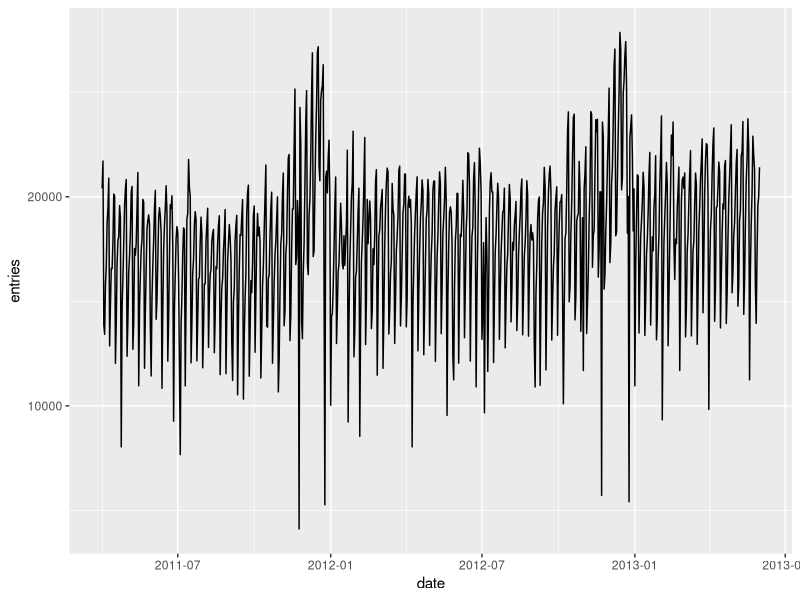
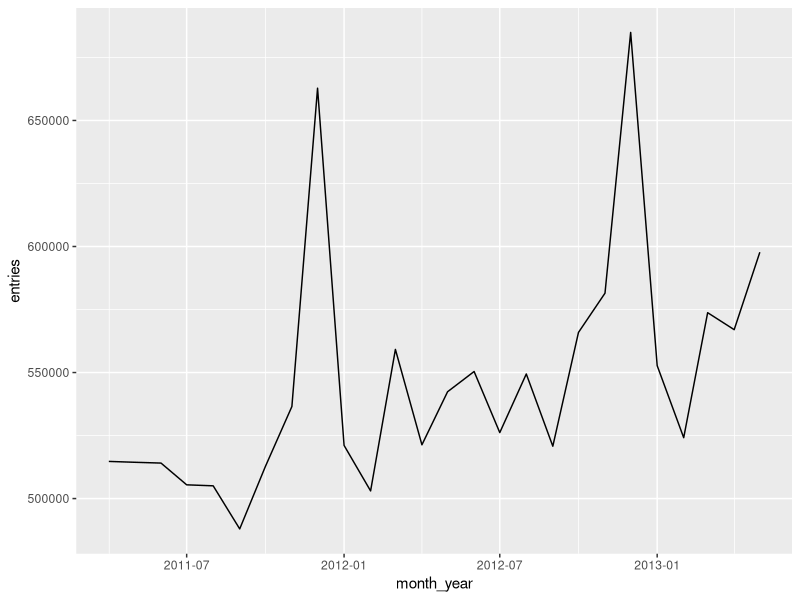
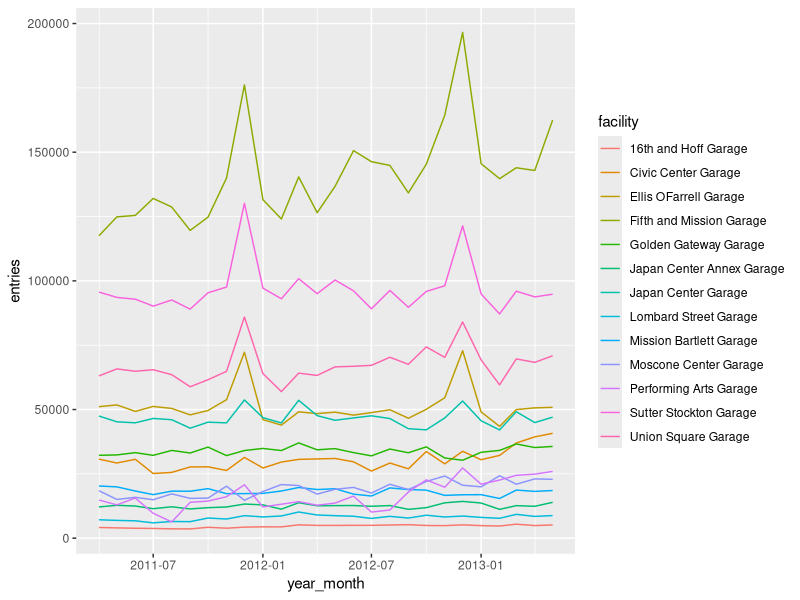
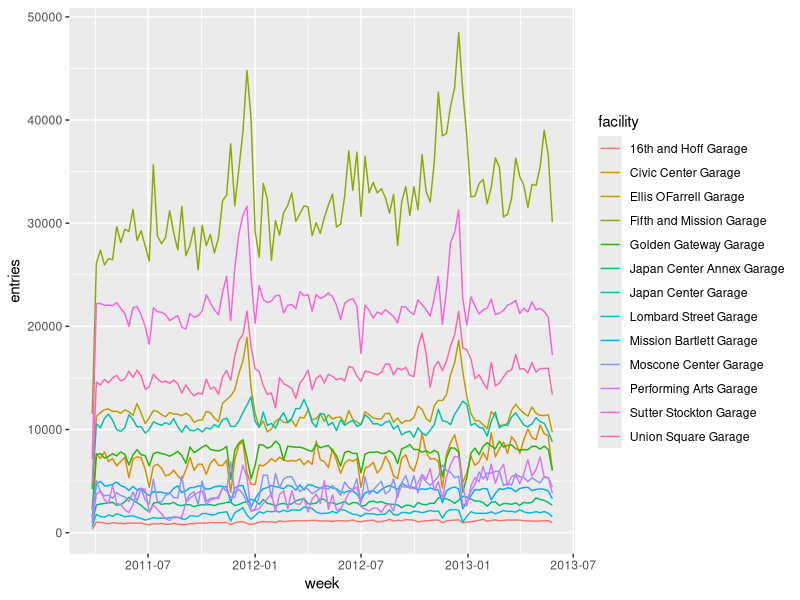
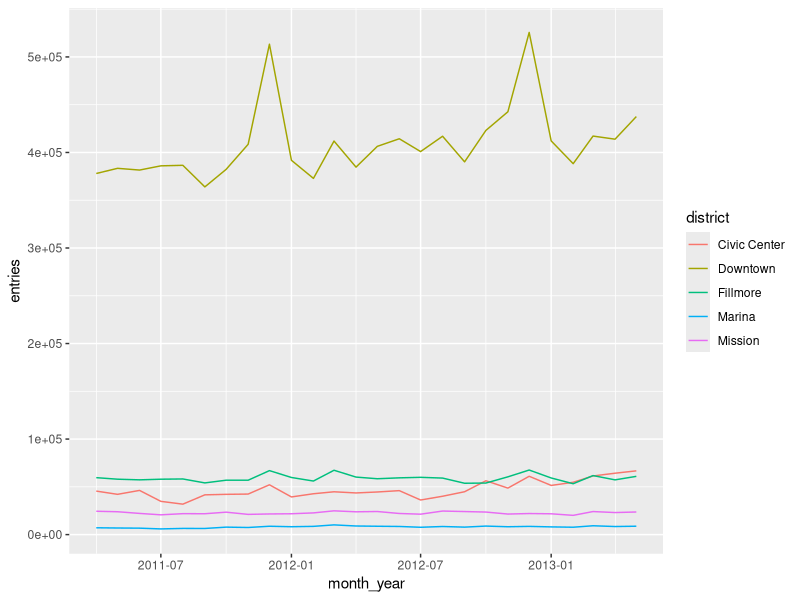
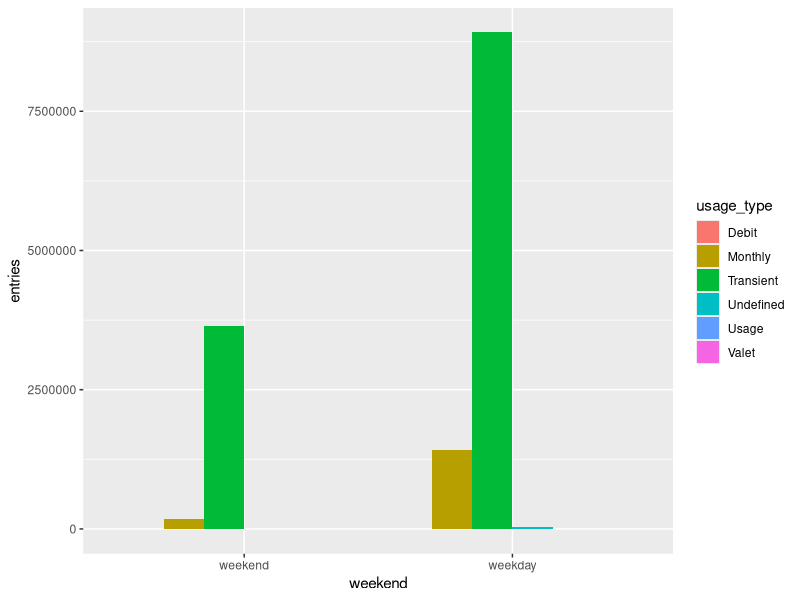
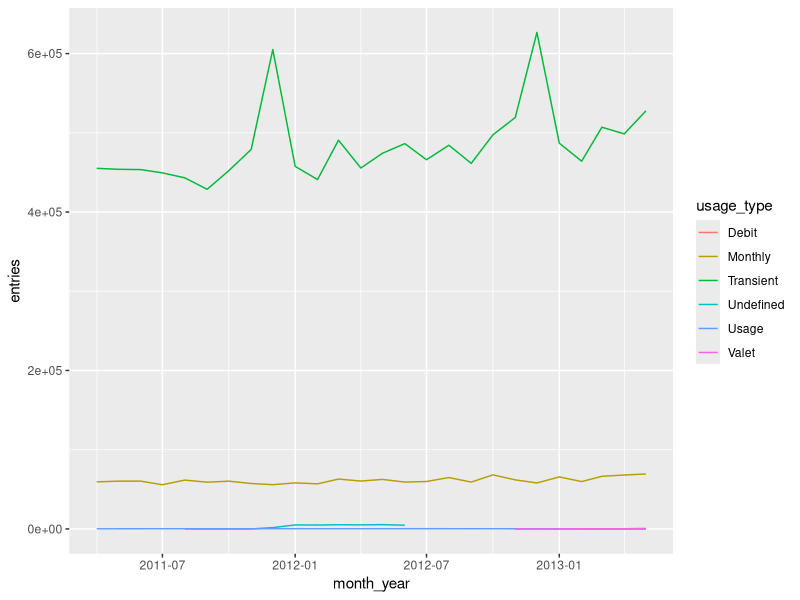

These charts were generated, in order, by the following R code:
## ---- chunk 1
library(tidyverse)  # library for dealing with tabular data
library(lubridate)  # library for handling dates
## ---- chunk 2
data = read_csv(here::here("sfpark", "data", "sfpark.csv"))
## ---- chunk 3
head(data)
## ---- chunk 4
unique(data$facility)
## ---- chunk 5
unique(data$district)
## ---- chunk 6
mean(data$entries)
## ---- chunk 7
median(data$entries)
## ---- chunk 8
data |>
  group_by(facility) |>
  summarize(mean_entries=mean(entries))
## ---- chunk 9
total_entries = data |>
  group_by(date, facility) |>
  summarize(entries=sum(entries), exits=sum(exits)) |>
  ungroup()
## ---- chunk 10
head(total_entries)
## ---- chunk 11
total_entries |>
  group_by(facility) |>
  summarize(entries=mean(entries), exists=mean(exits))
## ---- chunk 12
civic_center_data = data |> filter(district == "Civic Center")
## ---- chunk 13
civic_center_total_entries = civic_center_data |>
  group_by(facility, date) |>
  summarize(entries=sum(entries), exits=sum(exits))

civic_center_total_entries |>
  group_by(facility) |>
  summarize(entries=mean(entries), exits=mean(exits)) 
## ---- chunk 14
data |>
  filter(district == "Mission") |>
  group_by(facility, date) |>
  summarize(entries=sum(entries), exits=sum(exits)) |>
  # no need to ungroup since we are just going to group immediately
  group_by(facility) |>
  summarize(entries=mean(entries), exits=mean(exits)) |>
  ungroup()
## ---- chunk 15
total_entries
## ---- chunk 16
total_entries = total_entries |>
  mutate(date=mdy(date))
## ---- chunk 17
total_entries
## ---- chunk 18
total_entries$year = year(total_entries$date)
## ---- chunk 19
# make sure it worked (note: any text after a $ sign within R code is ignored by R; this is called a comment)
unique(total_entries$year)
## ---- chunk 20
total_entries |>
  group_by(facility, year) |>
  summarize(entries=mean(entries)) |>
  ungroup()
## ---- chunk 21
total_entries |>
  group_by(facility, year) |>
  summarize(entries=mean(entries)) |>
  ungroup() |>
  pivot_wider(names_from=year, values_from=entries)
## ---- chunk 22
total_entries$month = month(total_entries$date, label=T)

total_entries |>
  group_by(facility, month) |>
  summarize(entries=mean(entries)) |>
  ungroup() |>
  pivot_wider(names_from=month, values_from=entries)
## ---- chunk 23
total_entries$day_of_week = wday(total_entries$date, label=T)
## ---- chunk 24
unique(total_entries$day_of_week)
## ---- chunk 25
total_entries$weekend = recode(total_entries$day_of_week, "Mon"="weekday", "Tue"="weekday", "Wed"="weekday", "Thu"="weekday",
                               "Fri"="weekday", "Sat"="weekend", "Sun"="weekend")
## ---- chunk 26
stopifnot(!any(is.na(total_entries$weekend)))
## ---- chunk 27
total_entries |>
  group_by(facility, weekend) |>
  summarize(entries=mean(entries)) |>
  ungroup() |>
  pivot_wider(names_from=weekend, values_from=entries)
## ---- chunk 28
total_entries$month = month(total_entries$date, label=T)
total_entries$season = recode(total_entries$month, "Jan"="Winter", "Feb"="Winter", "Mar"="Winter", "Apr"="Spring", "May"="Spring",
                              "Jun"="Summer", "Jul"="Summer", "Aug"="Summer", "Sep"="Fall", "Oct"="Fall", "Nov"="Fall", "Dec"="Winter")
stopifnot(!any(is.na(total_entries$season)))

total_entries |>
  group_by(facility, season) |>
  summarize(entries=mean(entries)) |>
  ungroup() |>
  pivot_wider(names_from="season", values_from="entries")
## ---- chunk 29
citywide_entries = total_entries |>
  group_by(date) |>
  summarize(entries=sum(entries)) |>
  ungroup()
## ---- chunk 30
ggplot(citywide_entries, aes(x=date, y=entries)) +
  # and add a line plot to it
  geom_line()
## ---- chunk 31
citywide_entries$month_year = floor_date(citywide_entries$date, unit="month")
monthly_entries = citywide_entries |>
  group_by(month_year) |>
  summarize(entries=sum(entries)) |>
  ungroup()

ggplot(monthly_entries, aes(x=month_year, y=entries)) +
  geom_line()
## ---- chunk 32
total_entries$year_month = floor_date(total_entries$date, unit="month")
garage_month_entries = total_entries |>
  group_by(facility, year_month) |>
  summarize(entries=sum(entries)) |>
  ungroup()
## ---- chunk 33
head(garage_month_entries)
## ---- chunk 34
ggplot(garage_month_entries, aes(x=year_month, y=entries, group=facility, color=facility)) +
  geom_line()
## ---- chunk 35
total_entries$week = floor_date(total_entries$date, unit="week")
garage_week_entries = total_entries |>
    group_by(facility, week) |>
    summarize(entries=sum(entries)) |>
    ungroup()

garage_week_entries |>
  ggplot(aes(x=week, y=entries, color=facility)) +
    geom_line()
## ---- chunk 36
# we previously parsed total_entries$date, now we need to do the same for data$date
# if we had parsed data$date before creating total_entries, we would not need to parse
# the dates twice.
data$date = mdy(data$date)
data$month_year =
  floor_date(data$date, unit="month")

district_month_entries = group_by(data, month_year, district) |>
  summarize(entries=sum(entries)) |>
  ungroup()

ggplot(district_month_entries, aes(x=month_year, y=entries, group=district, color=district)) +
  geom_line()
## ---- chunk 37
# we use a sum rather than a mean here, as the denominator of the mean will vary
# depending on how many garages offer that usage type
group_by(data, usage_type) |>
  summarize(sum(entries)) |>
  ungroup()
## ---- chunk 38
# first, create a weekday/weekend column
data$day_of_week = wday(data$date, label=T)
data$weekend = recode(data$day_of_week, "Mon"="weekday", "Tue"="weekday", "Wed"="weekday", "Thu"="weekday",
                               "Fri"="weekday", "Sat"="weekend", "Sun"="weekend")
## ---- chunk 39
usage_types_weekday_weekend = group_by(data, usage_type, weekend) |>
  summarize(entries=sum(entries)) |>
  ungroup()
## ---- chunk 40
pivot_wider(usage_types_weekday_weekend, names_from=weekend, values_from=entries)
## ---- chunk 41
ggplot(usage_types_weekday_weekend, aes(x=weekend, y=entries, fill=usage_type)) +
         geom_bar(stat="identity", position="dodge")
## ---- chunk 42
monthly_usage_trend = group_by(data, usage_type, month_year) |>
  summarize(entries=sum(entries))
ggplot(monthly_usage_trend, aes(x=month_year, y=entries, group=usage_type, color=usage_type)) +
  geom_line()
